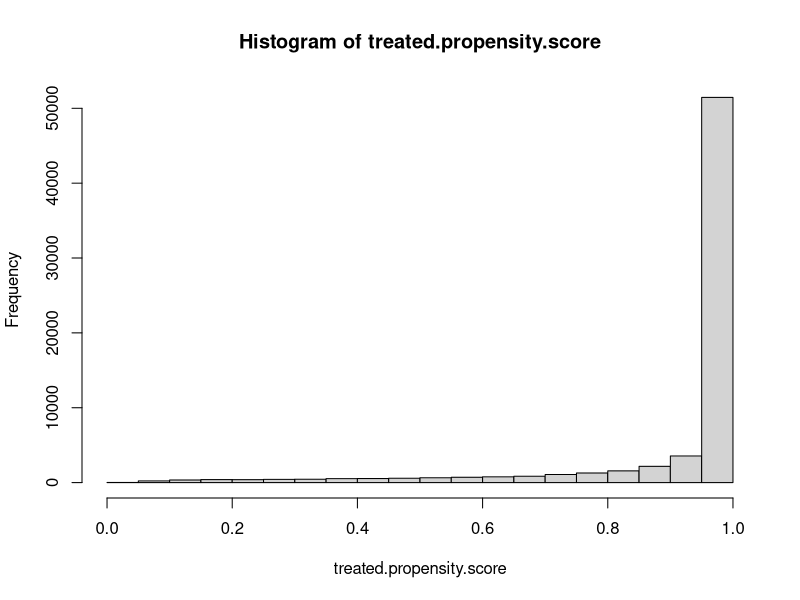
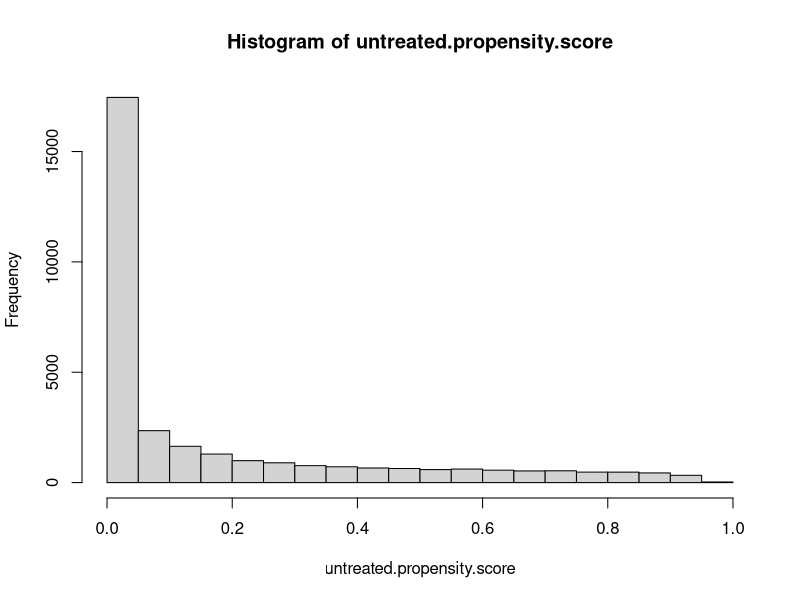
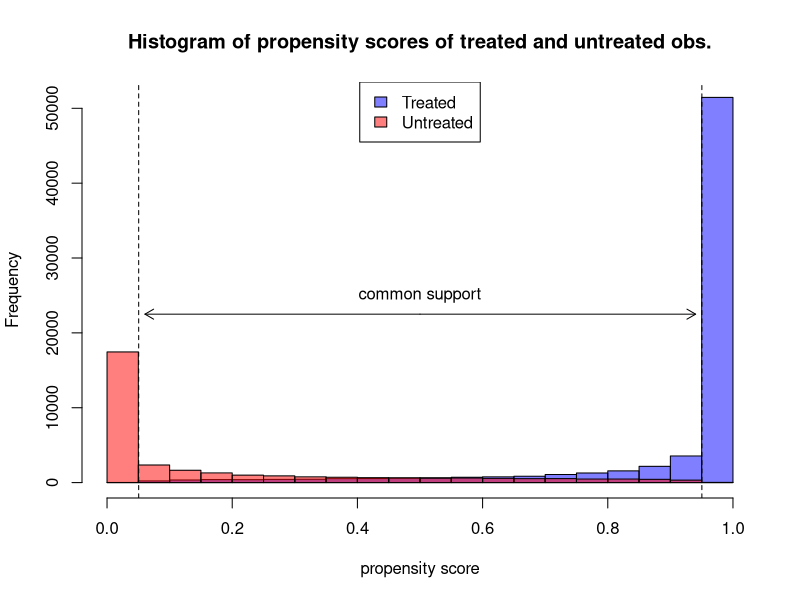

Write R code to recreate these figures, in order. (Note: a time limit stopped this script after it produced the figures.)
#	Set seed for reproducability.
set.seed(54)


#	Parameters for question 2.
n <- 100000
pi.0 <- 0
pi.1 <- 0.25
pi.2 <- 1
beta.0 <- 1
beta.1 <- 1
theta <- 0.05


#	Question 2.1
X.i <- rnorm(n, 0, 1)
Z.star.i <- rnorm(n, 0, 1)
epsilon.i <- rnorm(n, 0, 0.5)
U.D <- runif(n)

U.0i <- 1.5 * (U.D - 0.5) - U.D^2 + epsilon.i
U.1i <- -0.5 * (U.D - 0.5) + U.D^2 + epsilon.i

v.i <- min(U.D) + (max(U.D) - min(U.D)) * U.D
D.star.i <- pi.0 + pi.1 * Z.star.i + pi.2 * X.i + v.i

Y.0i <- U.0i + beta.0 * X.i + theta * X.i^2
Y.1i <- U.1i + beta.1 * X.i + theta * X.i^2

D.i <- rep(0, n)
D.i[D.star.i >= 0] <- 1
Y.i <- D.i * Y.1i + (1 - D.i) * Y.0i

first.stage <- glm(D.i ~ Z.star.i + X.i, family = binomial(link = "probit"))
propensity.score <- first.stage$fitted

treated.propensity.score <- propensity.score[D.i == 1]
untreated.propensity.score <- propensity.score[D.i == 0]
histogram.treated <- hist(treated.propensity.score)
histogram.untreated <- hist(untreated.propensity.score)
plot(histogram.treated, col = rgb(0, 0, 1, 0.5), xlab = 'propensity score', 
	main = 'Histogram of propensity scores of treated and untreated obs.')
plot(histogram.untreated, add = TRUE, col = rgb(1, 0, 0, 0.5))
legend('top', legend = c('Treated', 'Untreated'), fill = c(rgb(0, 0, 1, 0.5), rgb(1, 0, 0, 0.5)))
abline(v = min(propensity.score[D.i == 1])+0.01, lty = 2)
abline(v = max(propensity.score[D.i == 0])-0.01, lty = 2)
text(x = 0.5, y = 25000, labels = 'common support')
arrows(x0 = 0.5, y0 = 22500, x1 = min(propensity.score[D.i == 1])+0.01+0.01, y1 = 22500, length = 0.1)
arrows(x0 = 0.5, y0 = 22500, x1 = max(propensity.score[D.i == 0])-0.01-0.01, y1 = 22500, length = 0.1)


#	Question 2.2
runs <- 100
mte.curves <- matrix(nrow = length(seq(0, 1, 0.02)), ncol = 0)
omega.0.matrix <- matrix(nrow = length(seq(0, 1, 0.02)), ncol = 0)
omega.1.matrix <- matrix(nrow = length(seq(0, 1, 0.02)), ncol = 0)
ATE <- c()
ATU <- c()
ATT <- c()
for (i in 1:runs) {
	X.i <- rnorm(n, 0, 1)
	Z.star.i <- rnorm(n, 0, 1)
	epsilon.i <- rnorm(n, 0, 0.5)
	U.D <- runif(n)
	
	U.0i <- 1.5 * (U.D - 0.5) - U.D^2 + epsilon.i
	U.1i <- -0.5 * (U.D - 0.5) + U.D^2 + epsilon.i
	
	v.i <- min(U.D) + (max(U.D) - min(U.D)) * U.D
	D.star.i <- pi.0 + pi.1 * Z.star.i + pi.2 * X.i + v.i
	
	Y.0i <- U.0i + beta.0 * X.i + theta * X.i^2
	Y.1i <- U.1i + beta.1 * X.i + theta * X.i^2
	
	D.i <- rep(0, n)
	D.i[D.star.i >= 0] <- 1
	Y.i <- D.i * Y.1i + (1 - D.i) * Y.0i
	
	first.stage <- glm(D.i ~ Z.star.i + X.i, family = binomial(link = "probit"))
	propensity.score <- first.stage$fitted
	
	mte.reg <- lm(Y.i ~ X.i + I(X.i^2) + propensity.score * X.i + propensity.score * I(X.i^2) + propensity.score + I(propensity.score^2) + I(propensity.score^3))
	gamma.hat.0 <-  mte.reg$coefficients['X.i']
	gamma.hat.1 <-  mte.reg$coefficients['I(X.i^2)']
	beta.hat.1 <- mte.reg$coefficients['X.i:propensity.score']
	beta.hat.2 <- mte.reg$coefficients['I(X.i^2):propensity.score']
	pi.hat.1 <- mte.reg$coefficients['propensity.score']
	pi.hat.2 <- mte.reg$coefficients['I(propensity.score^2)']
	pi.hat.3 <- mte.reg$coefficients['I(propensity.score^3)']
	mte.derivative <- beta.hat.1 * X.i + beta.hat.2 * X.i^2 + pi.hat.1 + 2 * pi.hat.2 * propensity.score + 3 * pi.hat.3 * propensity.score^2
	
	ATE <- append(ATE, mean(mte.derivative))
	ATU <- append(ATU, mean(mte.derivative[D.i == 0]))
	ATT <- append(ATT, mean(mte.derivative[D.i == 1]))

	mte.curve <- c()
	omega.0 <- c()
	omega.1 <- c()
	propensity.score <- round(propensity.score, 2)
	for (j in seq(0, 1, 0.02)){
		j <- round(j, 2)
		mte.curve <- append(mte.curve, mean(mte.derivative[propensity.score == j]))
		omega.0 <- append(omega.0, length(D.i[D.i == 0 & propensity.score > j - 0.02 & propensity.score <= j]) / length(D.i[propensity.score > j - 0.02 & propensity.score <= j]))
		omega.1 <- append(omega.1, length(D.i[D.i == 1 & propensity.score > j - 0.02 & propensity.score <= j]) / length(D.i[propensity.score > j - 0.02 & propensity.score <= j]))
	}
	mte.curves <- cbind(mte.curves, matrix(mte.curve))
	omega.0.matrix <- cbind(omega.0.matrix, matrix(omega.0))
	omega.1.matrix <- cbind(omega.1.matrix, matrix(omega.1))
}

mte.curve.avg <- c()
omega.0.avg <- c()
omega.1.avg <- c()
for (k in 1:length(seq(0, 1, 0.02))) {
	mte.curve.avg <- append(mte.curve.avg, mean(mte.curves[k,]))
	omega.0.avg <- append(omega.0.avg, mean(omega.0.matrix[k,]))
	omega.1.avg <- append(omega.1.avg, mean(omega.1.matrix[k,]))
}
plot(seq(0, 1, 0.02)[!is.na(mte.curve.avg)], mte.curve.avg[!is.na(mte.curve.avg)], type = 'l',
	main = bquote('MTE curve with cubic term for'~K(p)), xlab = 'propensity score/unobserved gain from treatment',
	ylab = 'treatment effect', ylim = c(0.3, 1.6))
segments(y0 = mean(ATE), y1 = mean(ATE), x0 = 0, x1 = 1, col = 'black', lty = 2)
segments(y0 = mean(ATU), y1 = mean(ATU), x0 = 0 , x1 = max(propensity.score[D.i == 0])-0.01-0.01, col = 'red', lty = 2)
segments(y0 = mean(ATT), y1 = mean(ATT), x0 = min(propensity.score[D.i == 1])+0.01+0.01, x1 = 1, col = 'blue', lty = 2)
legend('top', legend = c('MTE curve', 'ATE', 'ATU', 'ATT'), lty = c(1, 2, 2, 2), col = c('black', 'black', 'red', 'blue'))
abline(v = min(propensity.score[D.i == 1])+0.01, lty = 2)
abline(v = max(propensity.score[D.i == 0])-0.01, lty = 2)


#	Question 2.3
runs <- 100
mte.curves <- matrix(nrow = length(seq(0, 1, 0.02)), ncol = 0)
omega.0.matrix <- matrix(nrow = length(seq(0, 1, 0.02)), ncol = 0)
omega.1.matrix <- matrix(nrow = length(seq(0, 1, 0.02)), ncol = 0)
ATE <- c()
ATU <- c()
ATT <- c()
for (i in 1:runs) {
	X.i <- rnorm(n, 0, 1)
	Z.star.i <- rnorm(n, 0, 1)
	epsilon.i <- rnorm(n, 0, 0.5)
	U.D <- runif(n)
	
	U.0i <- 1.5 * (U.D - 0.5) - U.D^2 + epsilon.i
	U.1i <- -0.5 * (U.D - 0.5) + U.D^2 + epsilon.i
	
	v.i <- min(U.D) + (max(U.D) - min(U.D)) * U.D
	D.star.i <- pi.0 + pi.1 * Z.star.i + pi.2 * X.i + v.i
	
	Y.0i <- U.0i + beta.0 * X.i + theta * X.i^2
	Y.1i <- U.1i + beta.1 * X.i + theta * X.i^2
	
	D.i <- rep(0, n)
	D.i[D.star.i >= 0] <- 1
	Y.i <- D.i * Y.1i + (1 - D.i) * Y.0i
	
	first.stage <- glm(D.i ~ Z.star.i + X.i, family = binomial(link = "probit"))
	propensity.score <- first.stage$fitted
	
	mte.reg <- lm(Y.i ~ X.i + I(X.i^2) + propensity.score * X.i + propensity.score * I(X.i^2) + propensity.score + I(propensity.score^2))
	gamma.hat.0 <-  mte.reg$coefficients['X.i']
	gamma.hat.1 <-  mte.reg$coefficients['I(X.i^2)']
	beta.hat.1 <- mte.reg$coefficients['X.i:propensity.score']
	beta.hat.2 <- mte.reg$coefficients['I(X.i^2):propensity.score']
	pi.hat.1 <- mte.reg$coefficients['propensity.score']
	pi.hat.2 <- mte.reg$coefficients['I(propensity.score^2)']
	mte.derivative <- beta.hat.1 * X.i + beta.hat.2 * X.i^2 + pi.hat.1 + 2 * pi.hat.2 * propensity.score
	
	ATE <- append(ATE, mean(mte.derivative))
	ATU <- append(ATU, mean(mte.derivative[D.i == 0]))
	ATT <- append(ATT, mean(mte.derivative[D.i == 1]))

	mte.curve <- c()
	omega.0 <- c()
	omega.1 <- c()
	propensity.score <- round(propensity.score, 2)
	for (j in seq(0, 1, 0.02)){
		j <- round(j, 2)
		mte.curve <- append(mte.curve, mean(mte.derivative[propensity.score == j]))
		omega.0 <- append(omega.0, length(D.i[D.i == 0 & propensity.score > j - 0.02 & propensity.score <= j]) / length(D.i[propensity.score > j - 0.02 & propensity.score <= j]))
		omega.1 <- append(omega.1, length(D.i[D.i == 1 & propensity.score > j - 0.02 & propensity.score <= j]) / length(D.i[propensity.score > j - 0.02 & propensity.score <= j]))
	}
	mte.curves <- cbind(mte.curves, matrix(mte.curve))
	omega.0.matrix <- cbind(omega.0.matrix, matrix(omega.0))
	omega.1.matrix <- cbind(omega.1.matrix, matrix(omega.1))
}

mte.curve.avg <- c()
omega.0.avg <- c()
omega.1.avg <- c()
for (k in 1:length(seq(0, 1, 0.02))) {
	mte.curve.avg <- append(mte.curve.avg, mean(mte.curves[k,]))
	omega.0.avg <- append(omega.0.avg, mean(omega.0.matrix[k,]))
	omega.1.avg <- append(omega.1.avg, mean(omega.1.matrix[k,]))
}
plot(seq(0, 1, 0.02)[!is.na(mte.curve.avg)], mte.curve.avg[!is.na(mte.curve.avg)], type = 'l',
	main = bquote('MTE curve with squared term for'~K(p)), xlab = 'propensity score/unobserved gain from treatment',
	ylab = 'treatment effect')
segments(y0 = mean(ATE), y1 = mean(ATE), x0 = 0, x1 = 1, col = 'black', lty = 2)
segments(y0 = mean(ATU), y1 = mean(ATU), x0 = 0 , x1 = max(propensity.score[D.i == 0])-0.01-0.01, col = 'red', lty = 2)
segments(y0 = mean(ATT), y1 = mean(ATT), x0 = min(propensity.score[D.i == 1])+0.01+0.01, x1 = 1, col = 'blue', lty = 2)
legend('top', legend = c('MTE curve', 'ATE', 'ATU', 'ATT'), lty = c(1, 2, 2, 2), col = c('black', 'black', 'red', 'blue'))
abline(v = min(propensity.score[D.i == 1])+0.01, lty = 2)
abline(v = max(propensity.score[D.i == 0])-0.01, lty = 2)


#	Question 2.4
runs <- 100
mte.curves <- matrix(nrow = length(seq(0, 1, 0.02)), ncol = 0)
omega.0.matrix <- matrix(nrow = length(seq(0, 1, 0.02)), ncol = 0)
omega.1.matrix <- matrix(nrow = length(seq(0, 1, 0.02)), ncol = 0)
ATE <- c()
ATU <- c()
ATT <- c()
for (i in 1:runs) {
	X.i <- rnorm(n, 0, 1)
	Z.star.i <- rnorm(n, 0, 1)
	epsilon.i <- rnorm(n, 0, 0.5)
	U.D <- runif(n)
	
	U.0i <- 1.5 * (U.D - 0.5) - U.D^2 + epsilon.i
	U.1i <- -0.5 * (U.D - 0.5) + U.D^2 + epsilon.i
	
	v.i <- min(U.D) + (max(U.D) - min(U.D)) * U.D
	D.star.i <- pi.0 + pi.1 * Z.star.i + pi.2 * X.i + v.i
	
	Y.0i <- U.0i + beta.0 * X.i + theta * X.i^2
	Y.1i <- U.1i + beta.1 * X.i + theta * X.i^2
	
	D.i <- rep(0, n)
	D.i[D.star.i >= 0] <- 1
	Y.i <- D.i * Y.1i + (1 - D.i) * Y.0i
	
	first.stage <- glm(D.i ~ Z.star.i + X.i, family = binomial(link = "probit"))
	propensity.score <- first.stage$fitted
	
	mte.reg <- lm(Y.i ~ X.i + propensity.score * X.i + propensity.score + I(propensity.score^2) + I(propensity.score^3))
	gamma.hat.0 <-  mte.reg$coefficients['X.i']
	beta.hat.1 <- mte.reg$coefficients['X.i:propensity.score']
	pi.hat.1 <- mte.reg$coefficients['propensity.score']
	pi.hat.2 <- mte.reg$coefficients['I(propensity.score^2)']
	pi.hat.3 <- mte.reg$coefficients['I(propensity.score^3)']
	mte.derivative <- beta.hat.1 * X.i + pi.hat.1 + 2 * pi.hat.2 * propensity.score + 3 * pi.hat.3 * propensity.score^2
	
	ATE <- append(ATE, mean(mte.derivative))
	ATU <- append(ATU, mean(mte.derivative[D.i == 0]))
	ATT <- append(ATT, mean(mte.derivative[D.i == 1]))

	mte.curve <- c()
	omega.0 <- c()
	omega.1 <- c()
	propensity.score <- round(propensity.score, 2)
	for (j in seq(0, 1, 0.02)){
		j <- round(j, 2)
		mte.curve <- append(mte.curve, mean(mte.derivative[propensity.score == j]))
		omega.0 <- append(omega.0, length(D.i[D.i == 0 & propensity.score > j - 0.02 & propensity.score <= j]) / length(D.i[propensity.score > j - 0.02 & propensity.score <= j]))
		omega.1 <- append(omega.1, length(D.i[D.i == 1 & propensity.score > j - 0.02 & propensity.score <= j]) / length(D.i[propensity.score > j - 0.02 & propensity.score <= j]))
	}
	mte.curves <- cbind(mte.curves, matrix(mte.curve))
	omega.0.matrix <- cbind(omega.0.matrix, matrix(omega.0))
	omega.1.matrix <- cbind(omega.1.matrix, matrix(omega.1))
}

mte.curve.avg <- c()
omega.0.avg <- c()
omega.1.avg <- c()
for (k in 1:length(seq(0, 1, 0.02))) {
	mte.curve.avg <- append(mte.curve.avg, mean(mte.curves[k,]))
	omega.0.avg <- append(omega.0.avg, mean(omega.0.matrix[k,]))
	omega.1.avg <- append(omega.1.avg, mean(omega.1.matrix[k,]))
}
plot(seq(0, 1, 0.02)[!is.na(mte.curve.avg)], mte.curve.avg[!is.na(mte.curve.avg)], type = 'l',
	main = bquote('MTE curve without terms for'~X[i]^2), xlab = 'propensity score/unobserved gain from treatment',
	ylab = 'treatment effect')
segments(y0 = mean(ATE), y1 = mean(ATE), x0 = 0, x1 = 1, col = 'black', lty = 2)
segments(y0 = mean(ATU), y1 = mean(ATU), x0 = 0 , x1 = max(propensity.score[D.i == 0])-0.01-0.01, col = 'red', lty = 2)
segments(y0 = mean(ATT), y1 = mean(ATT), x0 = min(propensity.score[D.i == 1])+0.01+0.01, x1 = 1, col = 'blue', lty = 2)
legend('top', legend = c('MTE curve', 'ATE', 'ATU', 'ATT'), lty = c(1, 2, 2, 2), col = c('black', 'black', 'red', 'blue'))
abline(v = min(propensity.score[D.i == 1])+0.01, lty = 2)
abline(v = max(propensity.score[D.i == 0])-0.01, lty = 2)


#	weights plot.
plot(seq(0, 1, 0.02),  omega.0.avg / mean(omega.0.avg), pch = 19, col = 'lightblue',
	main = 'Weights', ylab = '', xlab = 'propensity score/unobserved gain from treatment')
points(seq(0, 1, 0.02),  omega.1.avg / mean(omega.1.avg), pch = 19, col = 'orange')
points(seq(0, 1, 0.02), rep(1, times = 51), pch = 19, col = 'darkgreen')
legend('top', legend = c('ATE', 'ATT', 'ATU'), col = c('darkgreen', 'orange', 'lightblue'), pch = 19)
